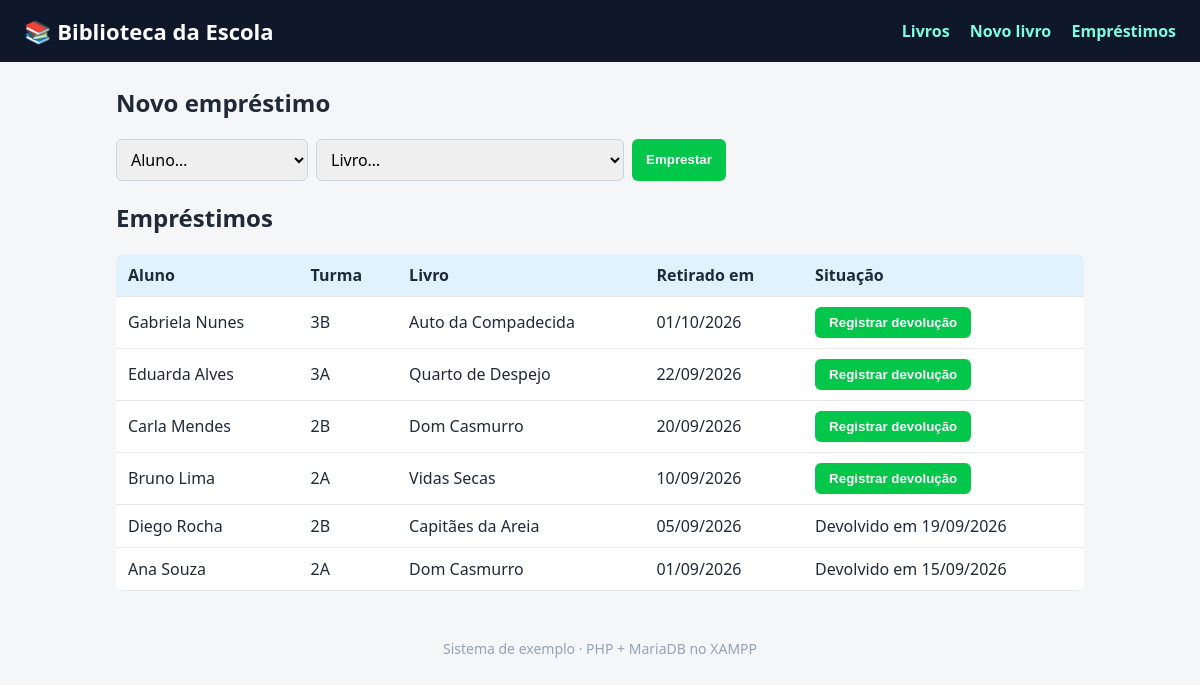
Before: /emprestimos.php with the older database file.
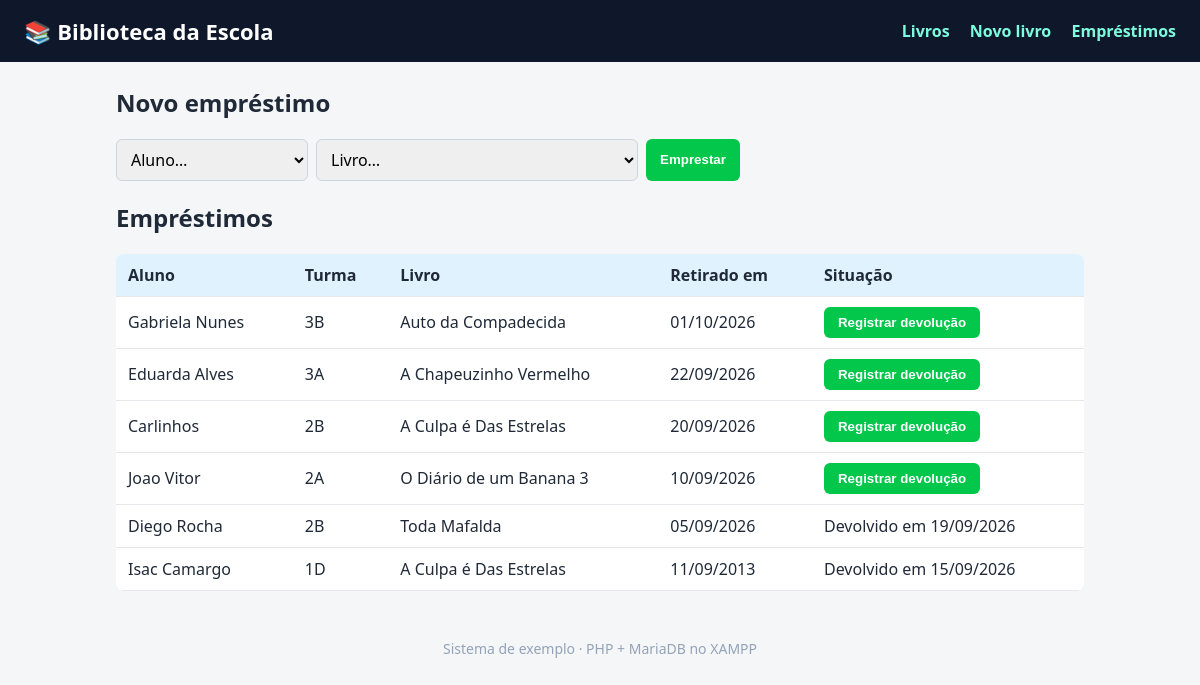
After: the same page with the newer database file.
### tables this page shows
CREATE TABLE emprestimos (
  id               INT AUTO_INCREMENT PRIMARY KEY,
  livro_id         INT NOT NULL,
  aluno_id         INT NOT NULL,
  data_emprestimo  DATE NOT NULL,
  data_devolucao   DATE NULL,
  FOREIGN KEY (livro_id) REFERENCES livros(id),
  FOREIGN KEY (aluno_id) REFERENCES alunos(id)
);

CREATE TABLE alunos (
  id     INT AUTO_INCREMENT PRIMARY KEY,
  nome   VARCHAR(100) NOT NULL,
  turma  VARCHAR(20) NOT NULL
);

CREATE TABLE livros (
  id          INT AUTO_INCREMENT PRIMARY KEY,
  titulo      VARCHAR(150) NOT NULL,
  autor       VARCHAR(100) NOT NULL,
  ano         INT,
  genero      VARCHAR(50),
  quantidade  INT NOT NULL DEFAULT 1
);

### conexao.php (called while the page is built, shortened)
<?php
function e($texto) {
    return htmlspecialchars((string)$texto, ENT_QUOTES, 'UTF-8');
}

### emprestimos.php (the view, shortened to what this page needs)
<?php
require 'conexao.php';
$sql = "SELECT e.id, a.nome, a.turma, l.titulo, e.data_emprestimo, e.data_devolucao
        FROM emprestimos e
        JOIN alunos a ON a.id = e.aluno_id
        JOIN livros l ON l.id = e.livro_id
        ORDER BY e.data_devolucao IS NOT NULL, e.data_emprestimo DESC";
$emprestimos = $pdo->query($sql)->fetchAll();
require 'topo.php';
?>
<h2>Novo empréstimo</h2>
<form method="post" class="linha">
  <select name="aluno_id" required>
    <option value="">Aluno…</option>
  </select>
  <select name="livro_id" required>
    <option value="">Livro…</option>
  </select>
  <button>Emprestar</button>
</form>
<h2>Empréstimos</h2>
<table>
  <tr><th>Aluno</th><th>Turma</th><th>Livro</th><th>Retirado em</th><th>Situação</th></tr>
  <?php foreach ($emprestimos as $emp): ?>
    <tr>
      <td><?= e($emp['nome']) ?></td>
      <td><?= e($emp['turma'])  ?></td>
      <td><?= e($emp['titulo']) ?></td>
      <td><?= date('d/m/Y', strtotime($emp['data_emprestimo']))  ?></td>
      <td>
        <?php if ($emp['data_devolucao'] === null): ?>
          <form method="post">
            <button name="devolver" value="<?= $emp['id'] ?>">Registrar devolução</button>
          </form>
        <?php else:  ?>
          Devolvido em <?= date('d/m/Y', strtotime($emp['data_devolucao'])) ?>
        <?php endif;  ?>
      </td>
    </tr>
  <?php endforeach;  ?>
</table>
<?php require 'rodape.php';  ?>

### topo.php (shortened to what this page needs)
<!DOCTYPE html>
<html lang="pt-BR">
<head>
  <link rel="stylesheet" href="estilo.css">
</head>
<body>
<header>
  <h1>📚 Biblioteca da Escola</h1>
  <nav>
    <a href="index.php">Livros</a>
    <a href="novo.php">Novo livro</a>
    <a href="emprestimos.php">Empréstimos</a>
  </nav>
</header>
<main>

### rodape.php
</main>
<footer>Sistema de exemplo · PHP + MariaDB no XAMPP</footer>
</body>
</html>

### estilo.css (style rules this page uses)
* { box-sizing: border-box; }
body { margin: 0; font-family: system-ui, Arial, sans-serif; background: #F4F6F8; color: #1F2937; }
header { background: #0F172A; color: #FFF; padding: 16px 24px; display: flex; flex-wrap: wrap; gap: 16px; align-items: center; justify-content: space-between; }
header h1 { margin: 0; font-size: 22px; }
nav a { color: #7dfcde; margin-left: 16px; text-decoration: none; font-weight: 600; }
main { max-width: 1000px; margin: 24px auto; padding: 0 16px; }
table { width: 100%; border-collapse: collapse; background: #FFF; border-radius: 8px; overflow: hidden; }
th, td { padding: 10px 12px; border-bottom: 1px solid #E5E7EB; text-align: left; }
th { background: #E0F2FE; }
button { background: #02c74a; color: #FFF; border: 0; border-radius: 6px; padding: 8px 14px; cursor: pointer; font-weight: 600; }
a { color: #03a16f; }
input, select { padding: 8px 10px; border: 1px solid #CBD5E1; border-radius: 6px; font: inherit; }
.busca, .linha { display: flex; gap: 8px; margin-bottom: 16px; flex-wrap: wrap; }
footer { text-align: center; color: #94A3B8; padding: 24px; font-size: 14px; }

Changed rows visible on the page:
changed through a linked row, emprestimos "Eduarda Alves": livro.titulo "Quarto de Despejo" → "A Chapeuzinho Vermelho"
changed through a linked row, emprestimos: aluno.nome "Carla Mendes" → "Carlinhos"; livro.titulo "Dom Casmurro" → "A Culpa é Das Estrelas"
changed through a linked row, emprestimos: aluno.nome "Bruno Lima" → "Joao Vitor"; livro.titulo "Vidas Secas" → "O Diário de um Banana 3"
changed through a linked row, emprestimos "Diego Rocha": livro.titulo "Capitães da Areia" → "Toda Mafalda"
changed emprestimos: aluno.nome "Ana Souza" → "Isac Camargo"; aluno.turma "2A" → "1D"; livro.titulo "Dom Casmurro" → "A Culpa é Das Estrelas"; data_emprestimo "01/09/2026" → "11/09/2013"
